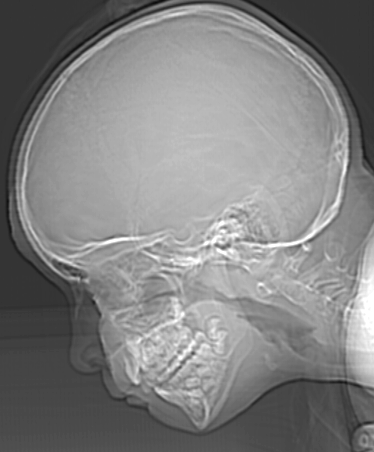
#> input picture lab2/dasgal1.tif, 374 x 452 px, found by its file name
$ python lab2-1.py
#> lines starting #> are read from the running program, lines starting #| are printed output that depends on the picture; after the words box and inside, x2 and y2 are one past the last pixel; in counts of white or black regions, pixels touching at a corner belong together
import cv2
import matplotlib.pyplot as plt

img = cv2.imread("./lab2/dasgal1.tif")
#> img is the input picture: shape (452, 374, 3); min 12, max 255, mean 129.4
img = cv2.cvtColor(img, cv2.COLOR_BGR2GRAY)
#> img: shape (452, 374)

plt.figure()

bit7 = (img/2)*2
plot = plt.subplot(2,4,1).imshow(bit7)

bit6 = (img/4)*4
plot = plt.subplot(2,4,2).imshow(bit6)

bit5 = (img/8)*8
plot = plt.subplot(2,4,3).imshow(bit5)

bit4 = (img/16)*16
plot = plt.subplot(2,4,4).imshow(bit4)

bit3 = (img/32)*32
plot = plt.subplot(2,4,5).imshow(bit3)

bit2 = (img/64)*64
plot = plt.subplot(2,4,6).imshow(bit2)

bit1 = (img/128)*128
plot = plt.subplot(2,4,7).imshow(bit1)

output = img;
for i in range(len(img)):
  for j in range(len(img[0])):
    if img[i][j]>100:
      output[i][j] = 255
    else:
      output[i][j] = 0
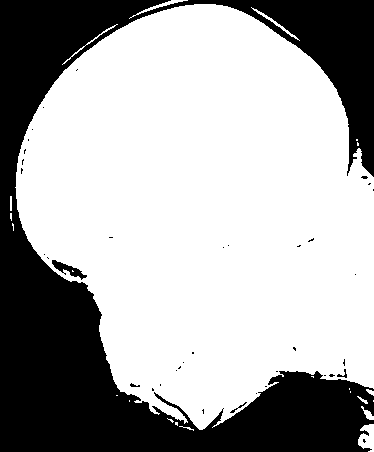
#> output: shape (452, 374); 66.5% white; 38 black regions (33 under 20 px), largest, box (x1, y1, x2, y2) and area: (0, 0, 374, 452) 56241, (52, 260, 87, 280) 239, (337, 369, 347, 378) 32, (230, 402, 247, 413) 32, (130, 383, 140, 387) 22

plot = plt.subplot(2,4,8).imshow(output)

plt.show()

cv2.waitKey()
cv2.destroyAllWindows()

$ run again, with lab2/coffee1.tif copied over lab2/dasgal1.tif
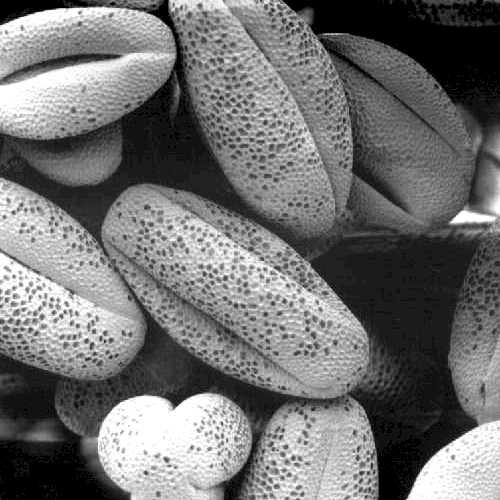
#> input picture lab2/coffee1.tif, 500 x 500 px, found by its file name
#> img is the input picture: shape (500, 500, 3); min 0, max 255, mean 113.2
#> img: shape (500, 500)
#> after the loop `for i in range(len(img)):`:
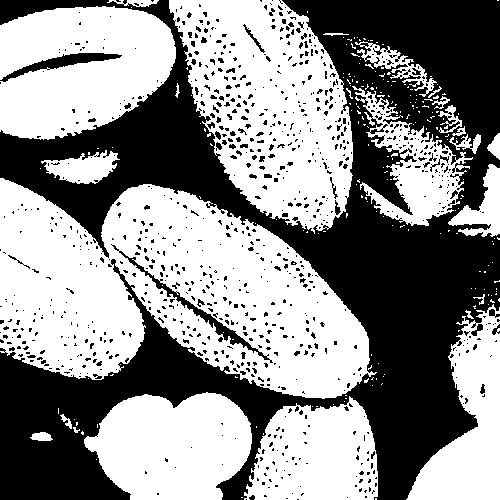
#> output: shape (500, 500); 55.9% white; 940 black regions (885 under 20 px), largest, box (x1, y1, x2, y2) and area: (0, 0, 500, 500) 100805, (111, 244, 273, 363) 1027, (0, 53, 122, 82) 932
